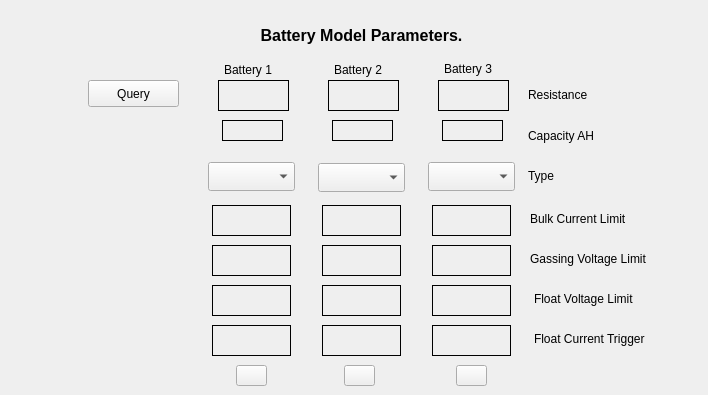
   <widget class="QWidget" name="batteriesTab">
    <property name="toolTip">
     <string>Set battery parameters</string>
    </property>
    <attribute name="title">
     <string>Batteries</string>
    </attribute>
    <widget class="QPushButton" name="queryBatteryButton">
     <property name="geometry">
      <rect>
       <x>88</x>
       <y>80</y>
       <width>91</width>
       <height>27</height>
      </rect>
     </property>
     <property name="toolTip">
      <string>Request measured battery resistances</string>
     </property>
     <property name="text">
      <string>Query</string>
     </property>
    </widget>
    <widget class="QLabel" name="battery1Label">
     <property name="geometry">
      <rect>
       <x>224</x>
       <y>61</y>
       <width>64</width>
       <height>17</height>
      </rect>
     </property>
     <property name="text">
      <string>Battery 1</string>
     </property>
    </widget>
    <widget class="QLabel" name="battery2Label">
     <property name="geometry">
      <rect>
       <x>334</x>
       <y>61</y>
       <width>64</width>
       <height>17</height>
      </rect>
     </property>
     <property name="text">
      <string>Battery 2</string>
     </property>
    </widget>
    <widget class="QLabel" name="battery3Label">
     <property name="geometry">
      <rect>
       <x>444</x>
       <y>60</y>
       <width>64</width>
       <height>17</height>
      </rect>
     </property>
     <property name="text">
      <string>Battery 3</string>
     </property>
    </widget>
    <widget class="QLabel" name="battery1Resistance">
     <property name="geometry">
      <rect>
       <x>218</x>
       <y>80</y>
       <width>71</width>
       <height>31</height>
      </rect>
     </property>
     <property name="frameShape">
      <enum>QFrame::Box</enum>
     </property>
     <property name="text">
      <string/>
     </property>
    </widget>
    <widget class="QLabel" name="battery3Resistance">
     <property name="geometry">
      <rect>
       <x>438</x>
       <y>80</y>
       <width>71</width>
       <height>31</height>
      </rect>
     </property>
     <property name="frameShape">
      <enum>QFrame::Box</enum>
     </property>
     <property name="text">
      <string/>
     </property>
    </widget>
    <widget class="QLabel" name="battery2Resistance">
     <property name="geometry">
      <rect>
       <x>328</x>
       <y>80</y>
       <width>71</width>
       <height>31</height>
      </rect>
     </property>
     <property name="frameShape">
      <enum>QFrame::Box</enum>
     </property>
     <property name="text">
      <string/>
     </property>
    </widget>
    <widget class="QLabel" name="resistanceLabel">
     <property name="geometry">
      <rect>
       <x>528</x>
       <y>86</y>
       <width>71</width>
       <height>17</height>
      </rect>
     </property>
     <property name="text">
      <string>Resistance</string>
     </property>
    </widget>
    <widget class="QLabel" name="capacityLabel">
     <property name="geometry">
      <rect>
       <x>528</x>
       <y>127</y>
       <width>87</width>
       <height>17</height>
      </rect>
     </property>
     <property name="text">
      <string>Capacity AH</string>
     </property>
    </widget>
    <widget class="QComboBox" name="battery1TypeCombo">
     <property name="geometry">
      <rect>
       <x>208</x>
       <y>162</y>
       <width>87</width>
       <height>29</height>
      </rect>
     </property>
    </widget>
    <widget class="QComboBox" name="battery2TypeCombo">
     <property name="geometry">
      <rect>
       <x>318</x>
       <y>163</y>
       <width>87</width>
       <height>29</height>
      </rect>
     </property>
    </widget>
    <widget class="QComboBox" name="battery3TypeCombo">
     <property name="geometry">
      <rect>
       <x>428</x>
       <y>162</y>
       <width>87</width>
       <height>29</height>
      </rect>
     </property>
    </widget>
    <widget class="QLabel" name="typeLabel">
     <property name="geometry">
      <rect>
       <x>528</x>
       <y>167</y>
       <width>71</width>
       <height>17</height>
      </rect>
     </property>
     <property name="text">
      <string>Type</string>
     </property>
    </widget>
    <widget class="QLabel" name="batteriesLabel">
     <property name="geometry">
      <rect>
       <x>146</x>
       <y>15</y>
       <width>431</width>
       <height>41</height>
      </rect>
     </property>
     <property name="font">
      <font>
       <pointsize>12</pointsize>
       <weight>75</weight>
       <bold>true</bold>
      </font>
     </property>
     <property name="text">
      <string>Battery Model Parameters.</string>
     </property>
     <property name="alignment">
      <set>Qt::AlignCenter</set>
     </property>
     <property name="wordWrap">
      <bool>true</bool>
     </property>
    </widget>
    <widget class="QLabel" name="battery1FloatVoltage">
     <property name="geometry">
      <rect>
       <x>212</x>
       <y>285</y>
       <width>79</width>
       <height>31</height>
      </rect>
     </property>
     <property name="frameShape">
      <enum>QFrame::Box</enum>
     </property>
     <property name="text">
      <string/>
     </property>
    </widget>
    <widget class="QLabel" name="battery2FloatVoltage">
     <property name="geometry">
      <rect>
       <x>322</x>
       <y>285</y>
       <width>79</width>
       <height>31</height>
      </rect>
     </property>
     <property name="frameShape">
      <enum>QFrame::Box</enum>
     </property>
     <property name="text">
      <string/>
     </property>
    </widget>
    <widget class="QLabel" name="battery3FloatVoltage">
     <property name="geometry">
      <rect>
       <x>432</x>
       <y>285</y>
       <width>79</width>
       <height>31</height>
      </rect>
     </property>
     <property name="frameShape">
      <enum>QFrame::Box</enum>
     </property>
     <property name="text">
      <string/>
     </property>
    </widget>
    <widget class="QLabel" name="battery3FloatCurrent">
     <property name="geometry">
      <rect>
       <x>432</x>
       <y>325</y>
       <width>79</width>
       <height>31</height>
      </rect>
     </property>
     <property name="frameShape">
      <enum>QFrame::Box</enum>
     </property>
     <property name="text">
      <string/>
     </property>
    </widget>
    <widget class="QLabel" name="battery2FloatCurrent">
     <property name="geometry">
      <rect>
       <x>322</x>
       <y>325</y>
       <width>79</width>
       <height>31</height>
      </rect>
     </property>
     <property name="frameShape">
      <enum>QFrame::Box</enum>
     </property>
     <property name="text">
      <string/>
     </property>
    </widget>
    <widget class="QLabel" name="battery1FloatCurrent">
     <property name="geometry">
      <rect>
       <x>212</x>
       <y>325</y>
       <width>79</width>
       <height>31</height>
      </rect>
     </property>
     <property name="frameShape">
      <enum>QFrame::Box</enum>
     </property>
     <property name="text">
      <string/>
     </property>
    </widget>
    <widget class="QLabel" name="floatVoltageLabel">
     <property name="geometry">
      <rect>
       <x>534</x>
       <y>290</y>
       <width>133</width>
       <height>17</height>
      </rect>
     </property>
     <property name="text">
      <string>Float Voltage Limit</string>
     </property>
    </widget>
    <widget class="QLabel" name="floatCurrentLabel">
     <property name="geometry">
      <rect>
       <x>534</x>
       <y>330</y>
       <width>143</width>
       <height>17</height>
      </rect>
     </property>
     <property name="text">
      <string>Float Current Trigger</string>
     </property>
    </widget>
    <widget class="QLabel" name="battery2AbsorptionCurrent">
     <property name="geometry">
      <rect>
       <x>322</x>
       <y>205</y>
       <width>79</width>
       <height>31</height>
      </rect>
     </property>
     <property name="frameShape">
      <enum>QFrame::Box</enum>
     </property>
     <property name="text">
      <string/>
     </property>
    </widget>
    <widget class="QLabel" name="battery3AbsorptionCurrent">
     <property name="geometry">
      <rect>
       <x>432</x>
       <y>205</y>
       <width>79</width>
       <height>31</height>
      </rect>
     </property>
     <property name="frameShape">
      <enum>QFrame::Box</enum>
     </property>
     <property name="text">
      <string/>
     </property>
    </widget>
    <widget class="QLabel" name="battery1AbsorptionCurrent">
     <property name="geometry">
      <rect>
       <x>212</x>
       <y>205</y>
       <width>79</width>
       <height>31</height>
      </rect>
     </property>
     <property name="frameShape">
      <enum>QFrame::Box</enum>
     </property>
     <property name="text">
      <string/>
     </property>
    </widget>
    <widget class="QLabel" name="absorptionCurrentLabel">
     <property name="geometry">
      <rect>
       <x>530</x>
       <y>210</y>
       <width>135</width>
       <height>17</height>
      </rect>
     </property>
     <property name="text">
      <string>Bulk Current Limit</string>
     </property>
    </widget>
    <widget class="QPushButton" name="resetMissing1Button">
     <property name="geometry">
      <rect>
       <x>236</x>
       <y>365</y>
       <width>31</width>
       <height>21</height>
      </rect>
     </property>
     <property name="toolTip">
      <string>Reset Battery 1 Missing Status to Good.</string>
     </property>
     <property name="text">
      <string/>
     </property>
    </widget>
    <widget class="QPushButton" name="resetMissing2Button">
     <property name="geometry">
      <rect>
       <x>344</x>
       <y>365</y>
       <width>31</width>
       <height>21</height>
      </rect>
     </property>
     <property name="toolTip">
      <string>Reset Battery 2 Missing Status to Good.</string>
     </property>
     <property name="text">
      <string/>
     </property>
    </widget>
    <widget class="QPushButton" name="resetMissing3Button">
     <property name="geometry">
      <rect>
       <x>456</x>
       <y>365</y>
       <width>31</width>
       <height>21</height>
      </rect>
     </property>
     <property name="toolTip">
      <string>Reset Battery 3 Missing Status to Good.</string>
     </property>
     <property name="text">
      <string/>
     </property>
    </widget>
    <widget class="QLabel" name="absorptionVoltageLabel">
     <property name="geometry">
      <rect>
       <x>530</x>
       <y>250</y>
       <width>169</width>
       <height>17</height>
      </rect>
     </property>
     <property name="text">
      <string>Gassing Voltage Limit</string>
     </property>
    </widget>
    <widget class="QLabel" name="battery1AbsorptionVoltage">
     <property name="geometry">
      <rect>
       <x>212</x>
       <y>245</y>
       <width>79</width>
       <height>31</height>
      </rect>
     </property>
     <property name="frameShape">
      <enum>QFrame::Box</enum>
     </property>
     <property name="text">
      <string/>
     </property>
    </widget>
    <widget class="QLabel" name="battery2AbsorptionVoltage">
     <property name="geometry">
      <rect>
       <x>322</x>
       <y>245</y>
       <width>79</width>
       <height>31</height>
      </rect>
     </property>
     <property name="frameShape">
      <enum>QFrame::Box</enum>
     </property>
     <property name="text">
      <string/>
     </property>
    </widget>
    <widget class="QLabel" name="battery3AbsorptionVoltage">
     <property name="geometry">
      <rect>
       <x>432</x>
       <y>245</y>
       <width>79</width>
       <height>31</height>
      </rect>
     </property>
     <property name="frameShape">
      <enum>QFrame::Box</enum>
     </property>
     <property name="text">
      <string/>
     </property>
    </widget>
    <widget class="QLabel" name="battery1CapacityLabel">
     <property name="geometry">
      <rect>
       <x>222</x>
       <y>120</y>
       <width>61</width>
       <height>21</height>
      </rect>
     </property>
     <property name="font">
      <font>
       <pointsize>10</pointsize>
       <weight>50</weight>
       <bold>false</bold>
      </font>
     </property>
     <property name="frameShape">
      <enum>QFrame::Box</enum>
     </property>
     <property name="text">
      <string/>
     </property>
    </widget>
    <widget class="QLabel" name="battery2CapacityLabel">
     <property name="geometry">
      <rect>
       <x>332</x>
       <y>120</y>
       <width>61</width>
       <height>21</height>
      </rect>
     </property>
     <property name="font">
      <font>
       <pointsize>10</pointsize>
      </font>
     </property>
     <property name="frameShape">
      <enum>QFrame::Box</enum>
     </property>
     <property name="text">
      <string/>
     </property>
    </widget>
    <widget class="QLabel" name="battery3CapacityLabel">
     <property name="geometry">
      <rect>
       <x>442</x>
       <y>120</y>
       <width>61</width>
       <height>21</height>
      </rect>
     </property>
     <property name="font">
      <font>
       <pointsize>10</pointsize>
      </font>
     </property>
     <property name="frameShape">
      <enum>QFrame::Box</enum>
     </property>
     <property name="text">
      <string/>
     </property>
    </widget>
   </widget>
